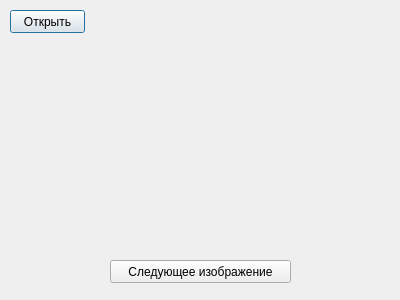
<?xml version="1.0" encoding="UTF-8"?>
<ui version="4.0">
 <class>MainWindow</class>
 <widget class="QDialog" name="MainWindow">
  <property name="geometry">
   <rect>
    <x>0</x>
    <y>0</y>
    <width>400</width>
    <height>300</height>
   </rect>
  </property>
  <property name="windowTitle">
   <string>Dialog</string>
  </property>
  <widget class="QPushButton" name="selectFolderButton">
   <property name="geometry">
    <rect>
     <x>10</x>
     <y>10</y>
     <width>75</width>
     <height>23</height>
    </rect>
   </property>
   <property name="text">
    <string>Открыть</string>
   </property>
  </widget>
  <widget class="QPushButton" name="nextImageButton">
   <property name="geometry">
    <rect>
     <x>110</x>
     <y>260</y>
     <width>181</width>
     <height>23</height>
    </rect>
   </property>
   <property name="text">
    <string>Следующее изображение</string>
   </property>
  </widget>
  <widget class="QLabel" name="imageLabel">
   <property name="geometry">
    <rect>
     <x>20</x>
     <y>40</y>
     <width>361</width>
     <height>211</height>
    </rect>
   </property>
   <property name="text">
    <string/>
   </property>
  </widget>
 </widget>
 <resources/>
 <connections/>
</ui>
